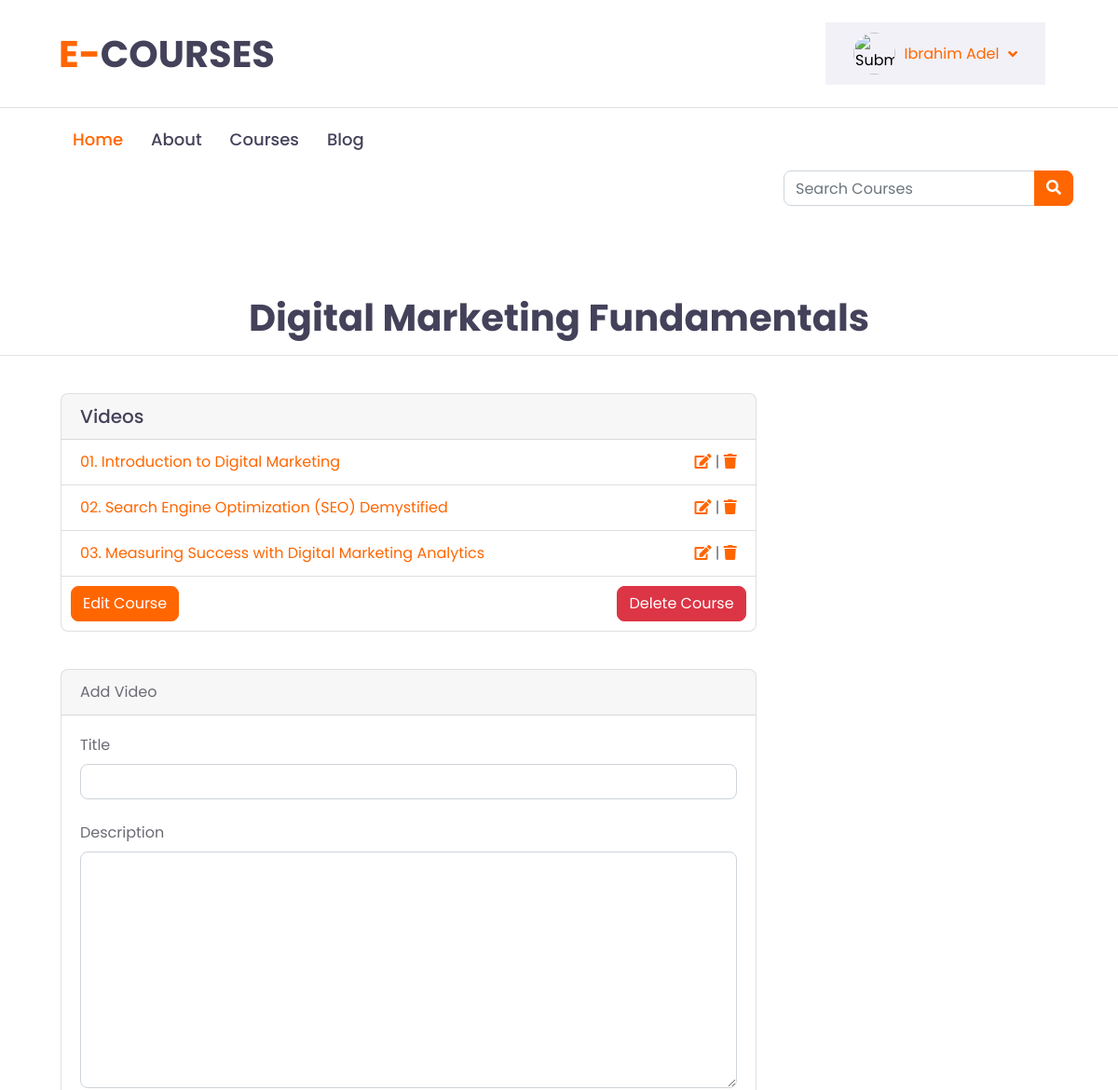
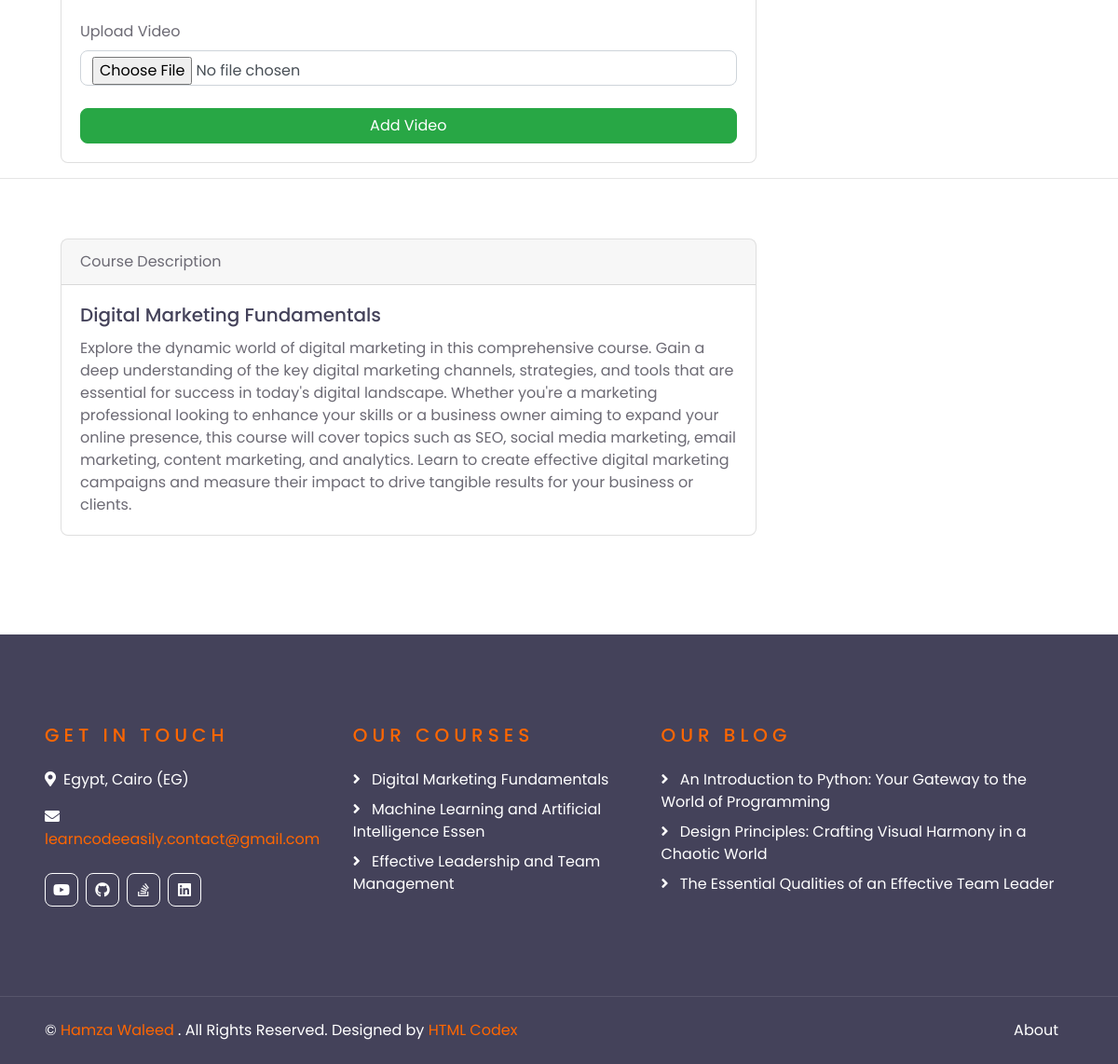
/course/1/ (signed in), run on the app's committed database (2 pictures, top to bottom).
### academy_courses/models.py (models this page shows, shortened)
class Course(models.Model):
    name = models.CharField(max_length=50)
    description = models.TextField(max_length=5000)
    price = models.FloatField()
    hour = models.IntegerField()
    min = models.IntegerField()
    image = models.ImageField()
    created_at = models.DateTimeField(auto_now_add=True)
    updated_at = models.DateTimeField(auto_now=True)

class Video(models.Model):
    title = models.CharField(max_length=100)
    desc = models.TextField(max_length=1000)
    video = models.FileField(validators=[FileExtensionValidator(allowed_extensions=['mov','avi','mp4','webm','mkv', 'wmv', 'ogg'])])
    created_at = models.DateTimeField(auto_now_add=True)
    course = models.ForeignKey(Course, on_delete=models.CASCADE)
    updated_at = models.DateTimeField(auto_now=True)

class Urls(models.Model):
    title = models.CharField(max_length=30, default="My Urls")
    icon = models.CharField(
        default='Select an icon',
        choices=SOCIAL_MEDIA_ICONS,
        max_length=100
    )
    url = models.URLField()

### academy_blog/models.py (models this page shows, shortened)
class Article(models.Model):
    cover_image = models.ImageField()
    category = models.ForeignKey(Category, on_delete=models.PROTECT)
    title = models.CharField(max_length=100)
    subject = HTMLField(max_length=10000)
    created_at = models.DateTimeField(auto_now_add=True)
    updated_at = models.DateTimeField(auto_now=True)

### academy_courses/views.py (the view)
# urls.py: path('course/<int:pk>/', views.course_list, name='course_list'),
@login_required
def course_list(request, pk):
    query = request.GET.get('query')
    where = {}
    if query:
        where['name__icontains'] =  query
    video = Video.objects.filter(course=pk, **where).select_related('course')
    course = Course.objects.get(pk=pk)
    return render(
        request,
        'course_list.html',
        {
            'videos': video,
            'cou': course,
        }
    )

### academy_courses/custom_context_proccessor.py (called while the page is built)
def slider_footer(request):
    course = Course.objects.all()[:20]
    opinion = Opinion.objects.all()
    url = Urls.objects.all()
    article = Article.objects.all()[:20]
    return {
        'courses': course,
        'opinions': opinion,
        'urls': url,
        'arts': article
    }

def category(request):
    cat = Category.objects.all()
    latest_article = Article.objects.order_by('-created_at')[:10]
    return {
        'cats': cat,
        'la_ar': latest_article,
    }

def slider_image(request):
    image = Slider.objects.first()
    return {
        'slide': image,
    }

### academy_courses/templates/course_list.html (shortened to what this page needs)
{% extends 'base.html' %}
{% load i18n %}
{% load humanize %}
{% block content %}
    <h1 class="text-center">
        {{ cou.name }}
    </h1>
    <hr>
    <br>
        <div class="row" style="margin-left: 50px;">
            <div class="col-lg-8">
                <div class="card w-100 mb-3">
                    <h5 class="card-header">
                        {% trans 'Videos' %}
                    </h5>
                    <ul class="list-group list-group-flush">
                        {% for video in videos %}
                            <li class="list-group-item">
                                <a href="{% url 'course_page' video.id %}">
                                    {{ video.title }}
                                </a>
                                {% if user.is_staff %}
                                    <span class="float-right">
                                        <a href="{% url 'video_update' video.id %}">
                                            <i class="fa fa-edit"></i>
                                        </a>
                                    |
                                        <a href="{% url 'video_delete' video.id %}">
                                            <i class="fa fa-trash"></i>
                                        </a>
                                    </span>
                                {% endif %}
                            </li>
                        {% endfor %}
                    </ul>
                    {% if user.is_authenticated and user.is_staff %}
                        <div class="button-container">
                            <a href="{% url 'course_update' cou.id %}">
                                <button type="submit" class="btn btn-primary">
                                    {% trans 'Edit Course' %}
                                </button>
                            </a>
                            <a href="{% url 'course_delete' cou.id %}">
                                <button type="submit" class="btn btn-danger">
                                    {% trans 'Delete Course' %}
                                </button>
                            </a>
                        </div>
                    {% endif %}
                </div>
            </div>
        </div>
        <br>
        {% if user.is_staff %}
            <div class="row" style="margin-left: 50px;">
                <div class="col-lg-8">
                    <div class="card">
                        <div class="card-header">
                            {% trans 'Add Video' %}
                        </div>
                        <div class="card-body">
                            {% include 'video/create.html' with course=cou %}
                        </div>
                    </div>
                </div>
            </div>
        {% endif %}
        <hr>
        <br>
        <br>
        <div class="row" style="margin-left: 50px;">
            <div class="col-lg-8">
                <div class="col-lg-15 mt-5 mt-lg-0">
                    <div class="card bg-light mb-3">
                        <div class="card-header"> {% trans 'Course Description' %} </div>
                        <div class="card-body">
                            <h5 class="card-title">{{ cou.name }}</h5>
                            <p class="card-text"> {{ cou.description }} </p>
                        </div>
                    </div>
                </div>
            </div>
        </div>
{% endblock content %}

### academy_courses/templates/base.html (shortened to what this page needs)
{% load i18n %}
{% load static %}
<!DOCTYPE html>
<html lang="en">
<head>
    <link href="https://cdnjs.cloudflare.com/ajax/libs/font-awesome/5.10.0/css/all.min.css" rel="stylesheet">
    <link href="{% static 'lib/owlcarousel/assets/owl.carousel.min.css' %}" rel="stylesheet">
    <link href="{% static 'css/style.css' %}" rel="stylesheet">
</head>
<body>
    {% include 'partials/header.html' %}
    {% include 'partials/slider.html' %}
    {% block content %}
    {% endblock content %}
    {% include 'partials/footer.html' %}
</body>
</html>

### academy_courses/templates/partials/header.html (shortened to what this page needs)
{% load i18n %}
{% load static %}
<div class="container-fluid d-none d-lg-block">
    <div class="row align-items-center py-4 px-xl-5">
        <div class="col-lg-3">
            <a href="/" class="text-decoration-none">
                <h1 class="m-0"><span class="text-primary">{% trans 'E-' %}</span>{% trans 'COURSES' %}</h1>
            </a>
        </div>
        {% if user.is_authenticated %}
            <div class="col-lg-9 d-flex align-items-center justify-content-end">
                <div class="col-lg-4 d-none d-lg-block">
                    <a class="d-flex align-items-center justify-content-between bg-secondary w-100 text-decoration-none" data-toggle="collapse" href="#navbar-vertical" style="height: 67px; padding: 0 30px;">
                        <input type="image" id="myimage"  style="height:45px;width:45px;border-radius: 50%;" src="{{ user.profile.profile_image.url }}" />
                        <p class="text-primary m-0">
                            {{ user.first_name }}  {{ user.last_name }}
                        </p>
                        <i class="fa fa-angle-down text-primary"></i>
                    </a>
                </div>
            </div>
        {% else %}
            <div class="col-lg-9 d-flex align-items-center justify-content-end">
                <a class="btn btn-dark py-2 px-4 d-none d-lg-block" href="{% url 'register' %}">{% trans 'Join Now' %}</a>
                <a class="btn btn-outline-primary py-2 px-4 ml-2 d-none d-lg-block" href="{% url 'login' %}">{% trans 'Login' %}</a>
            </div>
        {% endif %}
    </div>
</div>
<div class="container-fluid">
    <div class="row border-top px-xl-5">
        <div class="col-lg-9">
            <nav class="navbar navbar-expand-lg bg-light navbar-light py-3 py-lg-0 px-0">
                <div class="collapse navbar-collapse justify-content-between" id="navbarCollapse">
                    <div class="navbar-nav py-0">
                        <a href="/" class="nav-item nav-link active"> {% trans 'Home' %} </a>
                        <a href="{% url 'about' %}" class="nav-item nav-link"> {% trans 'About' %} </a>
                        <a href="{% url 'course' %}" class="nav-item nav-link"> {% trans 'Courses' %} </a>
                        <a href="{% url 'article_view' %}" class="nav-item nav-link"> {% trans 'Blog' %} </a>
                    </div>
                </div>
            </nav>
        </div>
        <form action="{% url 'course' %}" class="form-inline ml-auto px-lg-0">
            <div class="input-group">
                <input
                    value="{{ request.GET.query }}"
                    name="query"
                    type="text"
                    class="form-control"
                    style="width: 270px;"
                    placeholder="{% translate 'Search Courses' %}"
                />
                <div class="input-group-append">
                    <button class="btn btn-primary" type="submit">
                        <i class="fa fa-search"></i>
                    </button>
                </div>
            </div>
        </form>
    </div>
</div>

### academy_courses/templates/partials/slider.html (shortened to what this page needs)
{% load i18n %}
<div class="container-fluid p-0 pb-5 mb-5">
</div>

### academy_courses/templates/video/create.html (shortened to what this page needs)
{% load i18n %}
<form method="post" action="{% url 'video_create' %}" enctype="multipart/form-data">
    <label for="title">{% trans 'Title' %}</label>
    <input type="text" id="title" name="title" class="form-control">
    <br>
    <label for="desc">{% trans 'Description' %}</label>
    <textarea class="form-control" name="desc" id="" cols="30" rows="10"></textarea>
    <br>
    <label for="video">{% trans 'Upload Video' %}</label>
    <input type="file" name="video" accept="video/*" class="form-control">
    <br>
    <input type="submit" value="{% trans 'Add Video' %}" class="btn btn-success btn-block">
</form>

### academy_courses/templates/partials/footer.html
{% load i18n %}
<div class="container-fluid bg-dark text-white py-5 px-sm-3 px-lg-5" style="margin-top: 90px;">
    <div class="row pt-5">
        <div class="col-lg-7 col-md-12">
            <div class="row">
                <div class="col-md-6 mb-5">
                    <h5 class="text-primary text-uppercase mb-4" style="letter-spacing: 5px;">{% trans 'Get In Touch' %}</h5>
                    <p><i class="fa fa-map-marker-alt mr-2"></i>{% trans 'Egypt, Cairo (EG)' %}</p>
                    <p><i class="fa fa-envelope mr-2"></i><a href="javascript:openmail();">learncodeeasily.contact@gmail.com</a></p>
                    <div class="d-flex justify-content-start mt-4">
                        {% for url in urls %}
                            <a class="btn btn-outline-light btn-square mr-2" href="{{ url.url }}"><i class="fab {{ url.icon }}"></i></a>
                        {% endfor %}
                    </div>
                </div>
                <div class="col-md-6 mb-5">
                    <h5 class="text-primary text-uppercase mb-4" style="letter-spacing: 5px;">{% trans 'Our Courses' %}</h5>
                    <div class="d-flex flex-column justify-content-start">
                        {% for course in courses %}
                            <a class="text-white mb-2" href="{% url 'course_list' course.id %}"><i class="fa fa-angle-right mr-2"></i> {{ course.name }} </a>
                        {% endfor %}
                    </div>
                </div>
            </div>
        </div>
        <div class="col-lg-5 col-md-12 mb-5">
            <h5 class="text-primary text-uppercase mb-4" style="letter-spacing: 5px;">{% trans 'Our Blog' %}</h5>
            <div class="d-flex flex-column justify-content-start">
                {% for art in arts %}
                    <a class="text-white mb-2" href="{% url 'article_detail' art.id %}"><i class="fa fa-angle-right mr-2"></i> {{ art.title }} </a>
                {% endfor %}
            </div>
        </div>
    </div>
</div>
<div class="container-fluid bg-dark text-white border-top py-4 px-sm-3 px-md-5" style="border-color: rgba(256, 256, 256, .1) !important;">
    <div class="row">
        <div class="col-lg-6 text-center text-md-left mb-3 mb-md-0">
            <p class="m-0 text-white">&copy; <a href="/">{% trans 'Hamza Waleed' %}</a> {% trans '. All Rights Reserved. Designed by' %}<a href="https://htmlcodex.com"> HTML Codex</a>
            </p>
        </div>
        <div class="col-lg-6 text-center text-md-right">
            <ul class="nav d-inline-flex">
                <li class="nav-item">
                    <a class="nav-link text-white py-0" href="{% url 'about' %}">{% trans 'About' %}</a>
                </li>
            </ul>
        </div>
    </div>
</div>

### academy_courses/templates/course_list.html (style rules this page uses)
.button-container { display: flex; justify-content: space-between; padding: 10px; }
.button-container a { text-decoration: none; }

### data on the page
Course: name "Digital Marketing Fundamentals", description "Explore the dynamic world of digital marketing in this comprehensive course. Gain a deep understanding of the key digital marketing channels, strategies, and tools that are essential for success in today's digital landscape. Whether you're a marketing professional looking to enhance your skills or a business owner aiming to expand your online presence, this course will cover topics such as SEO, social media marketing, email marketing, content marketing, and analytics. Learn to create effective digital marketing campaigns and measure their impact to drive tangible results for your business or clients."
Video: title "01. Introduction to Digital Marketing"
Video: title "02. Search Engine Optimization (SEO) Demystified"
Video: title "03. Measuring Success with Digital Marketing Analytics"
Course: name "Machine Learning and Artificial Intelligence Essen"
Course: name "Effective Leadership and Team Management"
Article: title "An Introduction to Python: Your Gateway to the World of Programming"
Article: title "Design Principles: Crafting Visual Harmony in a Chaotic World"
Article: title "The Essential Qualities of an Effective Team Leader"

### other printed values
{{ user.first_name }} "Ibrahim"
{{ user.last_name }} "Adel"
